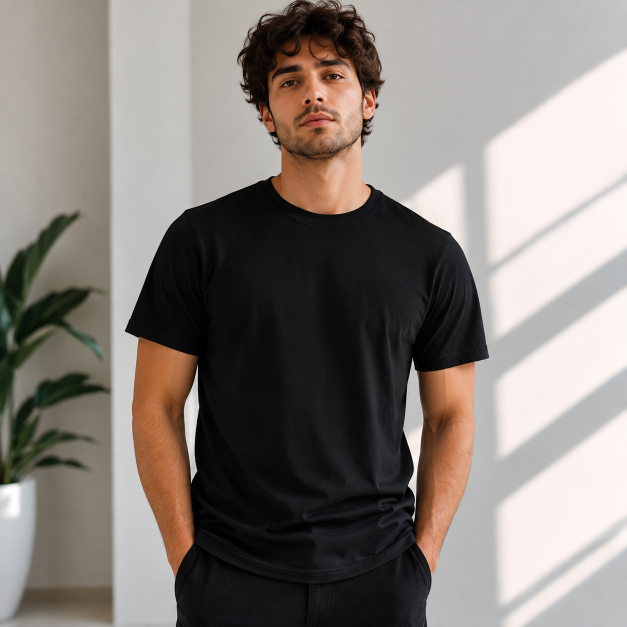
#> input picture etsy mockup creator/rendering/lifestyle_products/black_t-shirt_1/blank.png, 1254 x 1254 px (shown at 1/2 size)
$ python -i clipart_analyzer.py   (imports and definitions only)   (older library calls are emulated)
#> lines starting #> are read from the running program, lines starting #| are printed output that depends on the picture
### etsy_pipeline/utils/logging.py
"""
Structured logging setup for the Etsy pipeline.

Replaces all print() calls with proper structured logging.
Supports two formats:
- 'console': Colored, human-readable output for development
- 'json': Structured JSON lines for production / cloud logging
"""

from __future__ import annotations

import json
import logging
import sys
from datetime import datetime

try:
    from datetime import UTC
except ImportError:
    import datetime as dt

    UTC = dt.timezone.utc
from typing import Any


class _ConsoleFormatter(logging.Formatter):
    """Colored console formatter for development."""

    COLORS = {
        logging.DEBUG: "\033[36m",  # Cyan
        logging.INFO: "\033[32m",  # Green
        logging.WARNING: "\033[33m",  # Yellow
        logging.ERROR: "\033[31m",  # Red
        logging.CRITICAL: "\033[35m",  # Magenta
    }
    RESET = "\033[0m"
    BOLD = "\033[1m"

    # [13 lines left out: function format, not called in this run]


class _JsonFormatter(logging.Formatter):
    """Structured JSON formatter for production."""

    # [49 lines left out: functions format, setup_logging, not called in this run]


def get_logger(name: str) -> logging.Logger:
    """
    Get a logger for a specific module.

    Args:
        name: Module name (e.g., 'prompt_worker', 'orchestrator').

    Returns:
        A configured logger instance under the 'etsy_pipeline' namespace.

    Usage:
        from etsy_pipeline.utils.logging import get_logger
        logger = get_logger(__name__)
        logger.info("Starting prompt generation", extra={"job_id": "abc123"})
    """
    return logging.getLogger(f"etsy_pipeline.{name}")

### etsy mockup creator/rendering/compatibility/clipart_analyzer.py
"""Clipart Visual Analyzer Module.

Extracts visual features (colors, brightness, saturation, contrast, complexity,
aspect ratio, and preferred surface colors) from transparent RGBA PNG clipart assets.
"""

from __future__ import annotations

from dataclasses import asdict, dataclass
from pathlib import Path
from typing import Any, Sequence

import cv2
import numpy as np
from PIL import Image

from etsy_pipeline.utils.logging import get_logger

logger = get_logger(__name__)


class ClipartAnalysisError(Exception):
    """Raised when visual clipart analysis fails."""


@dataclass
class ClipartAnalysis:
    """Dataclass holding extracted visual metrics for clipart artwork."""

    dominant_colors: list[str]  # Hex color codes (e.g. ["#1A1A1A", "#8B0000"])
    average_brightness: float  # Perceived luminance 0.0 - 1.0
    brightness_category: str  # "dark", "medium", "light"
    color_temperature: str  # "warm", "cool", "neutral"
    saturation: float  # Mean saturation 0.0 - 1.0
    saturation_category: str  # "low", "medium", "high"
    contrast: float  # Luminance standard deviation 0.0 - 1.0
    transparency: float  # Ratio of non-transparent pixels in bbox
    visual_complexity: float  # Edge density score 0.0 - 1.0
    complexity_category: str  # "minimal", "moderate", "detailed"
    artwork_bbox: tuple[int, int, int, int]  # (min_x, min_y, max_x, max_y)
    aspect_ratio: float  # bbox width / bbox height
    estimated_print_area: float  # bbox area / total canvas area
    preferred_product_colors: list[str]  # e.g. ["white", "cream", "light_grey"]

    def to_dict(self) -> dict[str, Any]:
        """Convert metrics dataclass to dictionary."""
        return asdict(self)


class ClipartAnalyzer:
    """Analyzer for extracting visual attributes from transparent PNG artwork."""

    @staticmethod
    def analyze_clipart(image_source: str | Path | Image.Image) -> ClipartAnalysis:
        """Extract visual attributes from a transparent PNG image.

        Args:
            image_source: Path to PNG image or PIL Image instance.

        Returns:
            ClipartAnalysis containing calculated visual metrics.
        """
        logger.info(f"[ClipartAnalyzer] Starting visual analysis for clipart: {image_source if isinstance(image_source, (str, Path)) else 'PIL Image'}")

        try:
            if isinstance(image_source, (str, Path)):
                img_path = Path(image_source)
                if not img_path.exists():
                    raise ClipartAnalysisError(f"Clipart image file not found: {img_path}")
                img = Image.open(img_path)
            else:
                img = image_source

            if img.mode != "RGBA":
                img = img.convert("RGBA")

            img_arr = np.array(img)
            height, width, _ = img_arr.shape
            total_pixels = height * width

            r_chan = img_arr[:, :, 0]
            g_chan = img_arr[:, :, 1]
            b_chan = img_arr[:, :, 2]
            alpha = img_arr[:, :, 3]

            non_transparent_mask = alpha > 10
            opaque_count = int(np.sum(non_transparent_mask))

            if opaque_count == 0:
                raise ClipartAnalysisError("Clipart image contains zero non-transparent pixels.")

            # Bounding Box calculation
            y_indices, x_indices = np.where(non_transparent_mask)
            min_x, max_x = int(np.min(x_indices)), int(np.max(x_indices))
            min_y, max_y = int(np.min(y_indices)), int(np.max(y_indices))
            bbox = (min_x, min_y, max_x, max_y)

            bbox_w = max(1, max_x - min_x + 1)
            bbox_h = max(1, max_y - min_y + 1)
            aspect_ratio = round(bbox_w / bbox_h, 3)
            bbox_area = bbox_w * bbox_h
            estimated_print_area = round(bbox_area / total_pixels, 3)
            transparency = round(opaque_count / bbox_area, 3)

            # Perceived Luminance ($0.299R + 0.587G + 0.114B$)
            lum_arr = (0.299 * r_chan + 0.587 * g_chan + 0.114 * b_chan) / 255.0
            opaque_lum = lum_arr[non_transparent_mask]

            average_brightness = round(float(np.mean(opaque_lum)), 3)
            contrast = round(float(np.std(opaque_lum)), 3)

            if average_brightness < 0.38:
                brightness_category = "dark"
            elif average_brightness > 0.68:
                brightness_category = "light"
            else:
                brightness_category = "medium"

            # HSV Saturation & Temperature
            hsv_arr = cv2.cvtColor(img_arr[:, :, :3], cv2.COLOR_RGB2HSV)
            h_chan = hsv_arr[:, :, 0]
            s_chan = hsv_arr[:, :, 1] / 255.0

            opaque_s = s_chan[non_transparent_mask]
            saturation = round(float(np.mean(opaque_s)), 3)

            if saturation < 0.25:
                saturation_category = "low"
            elif saturation > 0.60:
                saturation_category = "high"
            else:
                saturation_category = "medium"

            # Color Temperature calculation
            opaque_h = h_chan[non_transparent_mask]
            # Warm hues: Red (0-30, 150-180), Yellow/Orange (30-60)
            warm_pixels = np.sum((opaque_h < 35) | (opaque_h > 145))
            cool_pixels = np.sum((opaque_h >= 35) & (opaque_h <= 145))
            if warm_pixels > cool_pixels * 1.3:
                color_temperature = "warm"
            elif cool_pixels > warm_pixels * 1.3:
                color_temperature = "cool"
            else:
                color_temperature = "neutral"

            # Dominant Colors Extraction
            opaque_rgb = img_arr[non_transparent_mask][:, :3]
            dominant_colors = ClipartAnalyzer._extract_dominant_colors(opaque_rgb)

            # Visual Complexity (Sobel edge magnitude on opaque alpha & luminance)
            gray = cv2.cvtColor(img_arr[:, :, :3], cv2.COLOR_RGB2GRAY)
            sobel_x = cv2.Sobel(gray, cv2.CV_64F, 1, 0, ksize=3)
            sobel_y = cv2.Sobel(gray, cv2.CV_64F, 0, 1, ksize=3)
            edge_mag = np.sqrt(sobel_x**2 + sobel_y**2)
            opaque_edges = edge_mag[non_transparent_mask]
            visual_complexity = round(float(np.mean(opaque_edges)) / 255.0, 3)

            if visual_complexity < 0.15:
                complexity_category = "minimal"
            elif visual_complexity > 0.40:
                complexity_category = "detailed"
            else:
                complexity_category = "moderate"

            # Preferred Product Surface Colors
            preferred_product_colors = ClipartAnalyzer._infer_preferred_product_colors(
                brightness_category, saturation_category, dominant_colors
            )

            analysis = ClipartAnalysis(
                dominant_colors=dominant_colors,
                average_brightness=average_brightness,
                brightness_category=brightness_category,
                color_temperature=color_temperature,
                saturation=saturation,
                saturation_category=saturation_category,
                contrast=contrast,
                transparency=transparency,
                visual_complexity=visual_complexity,
                complexity_category=complexity_category,
                artwork_bbox=bbox,
                aspect_ratio=aspect_ratio,
                estimated_print_area=estimated_print_area,
                preferred_product_colors=preferred_product_colors,
            )

            logger.info(
                f"[ClipartAnalyzer] Analysis complete. Brightness: {brightness_category} ({average_brightness}), "
                f"Saturation: {saturation_category} ({saturation}), Complexity: {complexity_category}"
            )
            return analysis

        except Exception as exc:
            logger.error(f"[ClipartAnalyzer] Failed to analyze clipart: {exc}")
            raise ClipartAnalysisError(f"Visual clipart analysis failed: {exc}") from exc

    @staticmethod
    def _extract_dominant_colors(opaque_rgb: np.ndarray, num_colors: int = 5) -> list[str]:
        """Quantize pixels to find dominant Hex color strings."""
        if len(opaque_rgb) == 0:
            return ["#000000"]
        # Resample pixels for fast processing if very large
        if len(opaque_rgb) > 5000:
            indices = np.random.choice(len(opaque_rgb), 5000, replace=False)
            opaque_rgb = opaque_rgb[indices]

        pixels = np.float32(opaque_rgb)
        criteria = (cv2.TERM_CRITERIA_EPS + cv2.TERM_CRITERIA_MAX_ITER, 10, 1.0)
        flags = cv2.KMEANS_RANDOM_CENTERS

        k = min(num_colors, len(opaque_rgb))
        _, labels, centers = cv2.kmeans(pixels, k, None, criteria, 10, flags)

        # Sort centers by frequency
        counts = np.bincount(labels.flatten())
        sorted_indices = np.argsort(-counts)

        dominant_hex = []
        for idx in sorted_indices:
            r, g, b = np.uint8(centers[idx])
            dominant_hex.append(f"#{r:02X}{g:02X}{b:02X}")

        return dominant_hex

    @staticmethod
    def _infer_preferred_product_colors(
        brightness_cat: str, saturation_cat: str, dominant_colors: Sequence[str]
    ) -> list[str]:
        """Infer list of high-contrast, visually compatible product surface colors."""
        if brightness_cat == "dark":
            return ["white", "cream", "light_grey", "pastel_pink", "light_blue"]
        elif brightness_cat == "light":
            return ["black", "dark_charcoal", "navy", "deep_red", "dark_green"]
        else:  # medium
            if saturation_cat == "high":
                return ["white", "cream", "black", "dark_charcoal", "neutral_grey"]
            else:
                return ["white", "black", "dark_charcoal", "cream"]

>>> from PIL import Image
>>> picture = Image.open('../lifestyle_products/black_t-shirt_1/blank.png')
#> picture is the input picture: PIL image 1254x1254 RGB; mean R, G, B 133.5, 126.3, 120.8
>>> result = ClipartAnalyzer().analyze_clipart(picture)
#> in analyze_clipart, `r_chan = img_arr[:, :, 0]`:
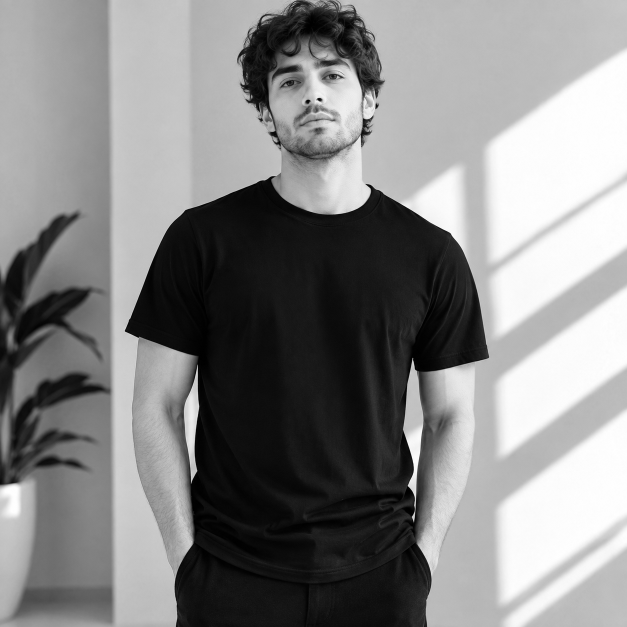
#> r_chan: shape (1254, 1254) (shown at 1/2 size); min 0, max 255, mean 133.5
#> in analyze_clipart, `g_chan = img_arr[:, :, 1]`:
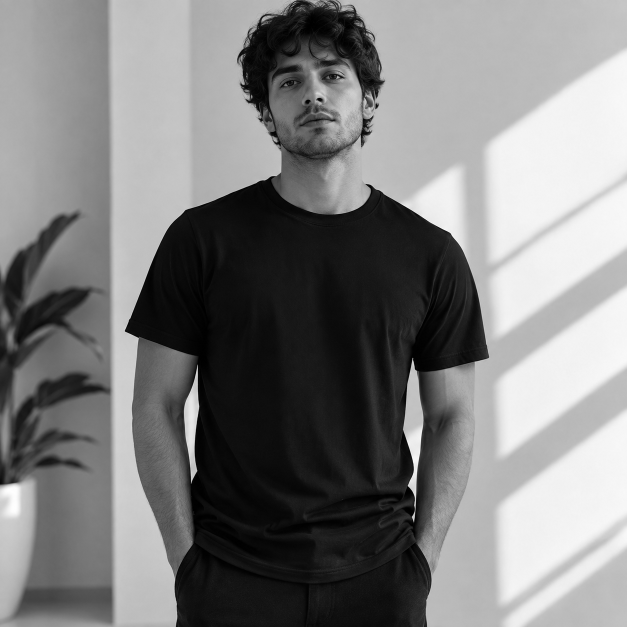
#> g_chan: shape (1254, 1254) (shown at 1/2 size); min 0, max 255, mean 126.3
#> in analyze_clipart, `b_chan = img_arr[:, :, 2]`:
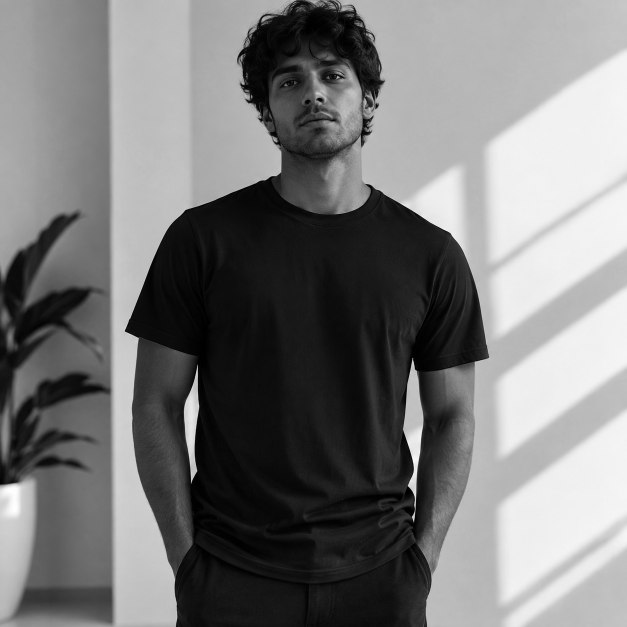
#> b_chan: shape (1254, 1254) (shown at 1/2 size); min 0, max 255, mean 120.8
#> in analyze_clipart, `alpha = img_arr[:, :, 3]`: alpha: shape (1254, 1254); every value is 255
#> in analyze_clipart, `non_transparent_mask = alpha > 10`: non_transparent_mask: shape (1254, 1254) bool; every value is 1
#> in analyze_clipart, `opaque_count = int(np.sum(non_transparent_mask))`: opaque_count = 1572516
#> in analyze_clipart, `min_x, max_x = int(np.min(x_indices)), int(np.max(x_indices))`: min_x = 0; max_x = 1253
#> in analyze_clipart, `min_y, max_y = int(np.min(y_indices)), int(np.max(y_indices))`: min_y = 0; max_y = 1253
#> in analyze_clipart, `bbox = (min_x, min_y, max_x, max_y)`: bbox = (0, 0, 1253, 1253)
#> in analyze_clipart, `bbox_w = max(1, max_x - min_x + 1)`: bbox_w = 1254
#> in analyze_clipart, `aspect_ratio = round(bbox_w / bbox_h, 3)`: aspect_ratio = 1
#> in analyze_clipart, `bbox_area = bbox_w * bbox_h`: bbox_area = 1572516
#> in analyze_clipart, `estimated_print_area = round(bbox_area / total_pixels, 3)`: estimated_print_area = 1
#> in analyze_clipart, `average_brightness = round(float(np.mean(opaque_lum)), 3)`: average_brightness = 0.501
#> in analyze_clipart, `contrast = round(float(np.std(opaque_lum)), 3)`: contrast = 0.329
#> in analyze_clipart, `hsv_arr = cv2.cvtColor(img_arr[:, :, :3], cv2.COLOR_RGB2HSV)`: hsv_arr: shape (1254, 1254, 3); mean H, S, V 42.2, 32.1, 134.4
#> in analyze_clipart, `h_chan = hsv_arr[:, :, 0]`:
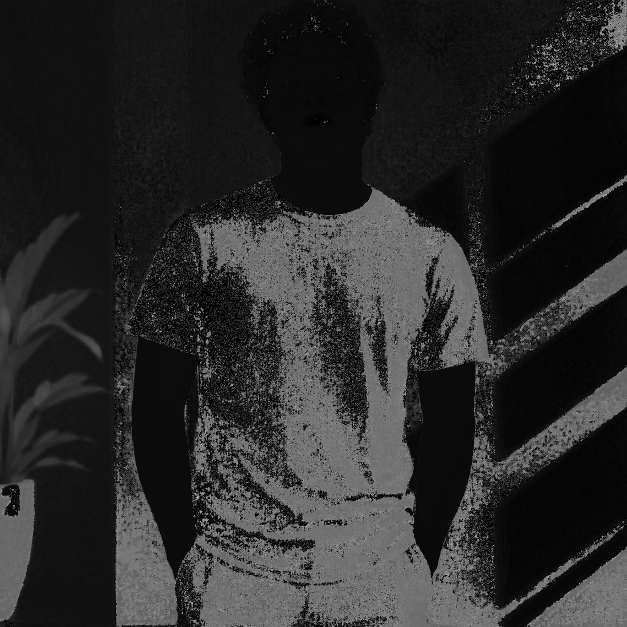
#> h_chan: shape (1254, 1254) (shown at 1/2 size); min 0, max 179, mean 42.2
#> in analyze_clipart, `s_chan = hsv_arr[:, :, 1] / 255.0`:
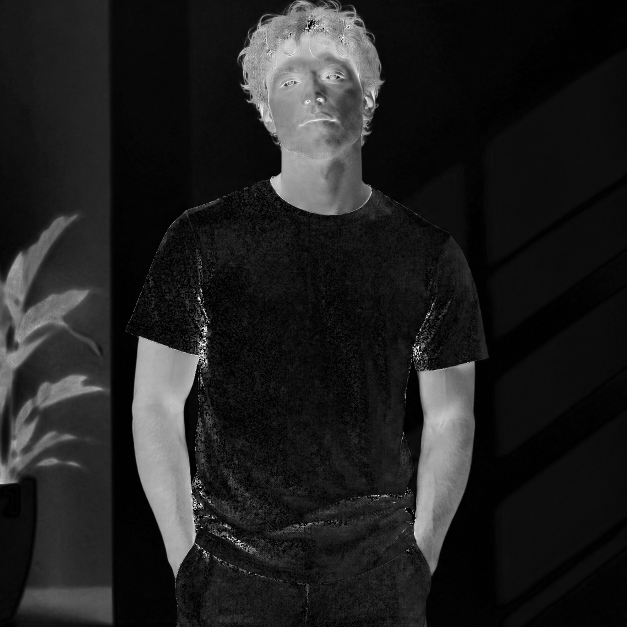
#> s_chan: shape (1254, 1254) float64 (shown at 1/2 size); min 0, max 1, mean 0.126
#> in analyze_clipart, `saturation = round(float(np.mean(opaque_s)), 3)`: saturation = 0.126
#> in analyze_clipart, `warm_pixels = np.sum((opaque_h < 35) | (opaque_h > 145))`: warm_pixels = 1129042
#> in analyze_clipart, `cool_pixels = np.sum((opaque_h >= 35) & (opaque_h <= 145))`: cool_pixels = 443474
#> in _extract_dominant_colors, `indices = np.random.choice(len(opaque_rgb), 5000, replace=False)`: indices = 5000 values, max 1572477 at index 4274, min 77 at index 1299, mean 784556.3
#> in _extract_dominant_colors, `k = min(num_colors, len(opaque_rgb))`: k = 5
#> in _extract_dominant_colors, `_, labels, centers = cv2.kmeans(pixels, k, None, criteria, 10, flags)`: labels = 5000 values, max 4 at index 0, min 0 at index 1, mean 1.8; centers = [[21.42, 20.9, 19.82], [156.7, 139.3, 124.8], [247.8, 239.2, 236.6], [190.4, 187.2, 184.3], [126.6, 95.74, 72.37]]
#> in _extract_dominant_colors, `counts = np.bincount(labels.flatten())`: counts = [1639, 446, 745, 1629, 541]
#> in _extract_dominant_colors, `sorted_indices = np.argsort(-counts)`: sorted_indices = [0, 3, 2, 4, 1]
#> the loop in _extract_dominant_colors, `for idx in sorted_indices:` made 5 passes
#> (r, g, b) on passes 1, 3, 4: (21, 20, 19), (247, 239, 236), (126, 95, 72)
#> (idx, r, g, b) on passes 2, 5: (3, 190, 187, 184), (1, 156, 139, 124)
#> after the loop in _extract_dominant_colors, `for idx in sorted_indices:`: dominant_hex = ['#151413', '#BEBBB8', '#F7EFEC', '#7E5F48', '#9C8B7C']
#> in analyze_clipart, `dominant_colors = ClipartAnalyzer._extract_dominant_colors(opaque_rgb)`: dominant_colors has the same summary as dominant_hex in _extract_dominant_colors
#> in analyze_clipart, `sobel_x = cv2.Sobel(gray, cv2.CV_64F, 1, 0, ksize=3)`:
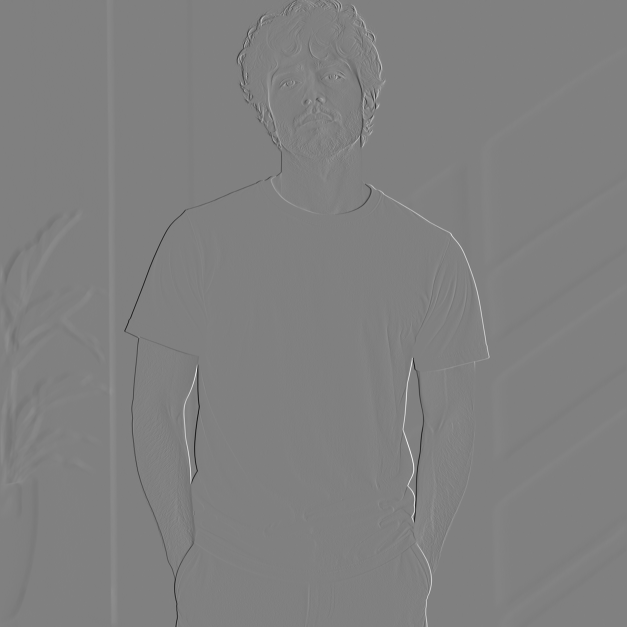
#> sobel_x: shape (1254, 1254) float64 (shown at 1/2 size); min -981, max 967, mean 0.6; drawn with min black and max white
#> in analyze_clipart, `edge_mag = np.sqrt(sobel_x**2 + sobel_y**2)`:
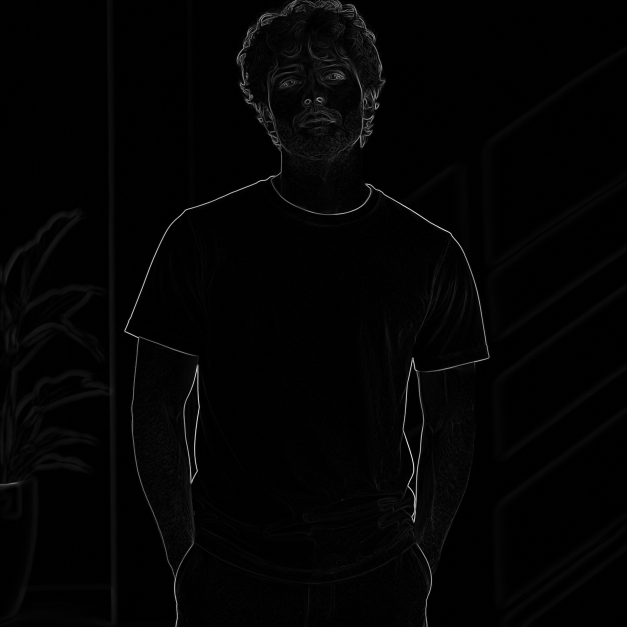
#> edge_mag: shape (1254, 1254) float64 (shown at 1/2 size); min 0, max 996.4, mean 15.2; drawn with min black and max white
#> in analyze_clipart, `visual_complexity = round(float(np.mean(opaque_edges)) / 255.0, 3)`: visual_complexity = 0.06
#> in analyze_clipart, `preferred_product_colors = ClipartAnalyzer._infer_preferred_product_co..`: preferred_product_colors = ['white', 'black', 'dark_charcoal', 'cream']
